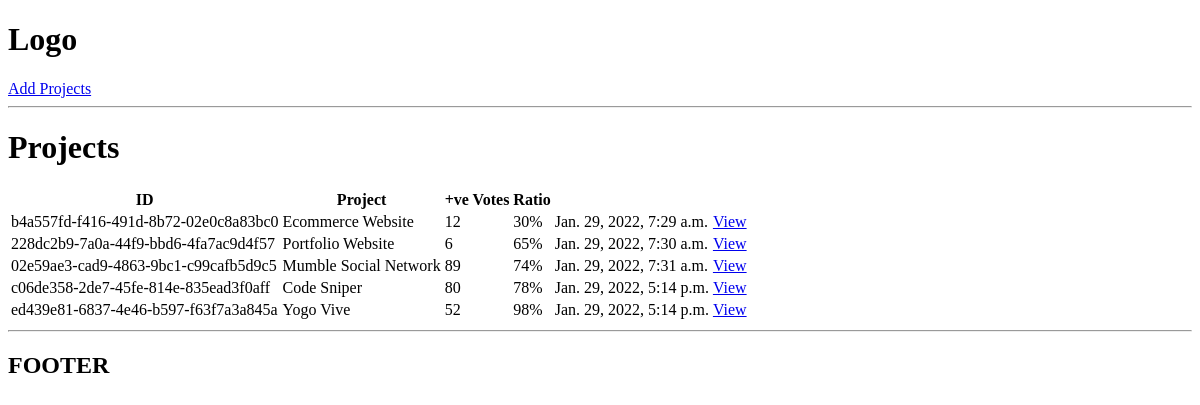
The app's page /, older data.
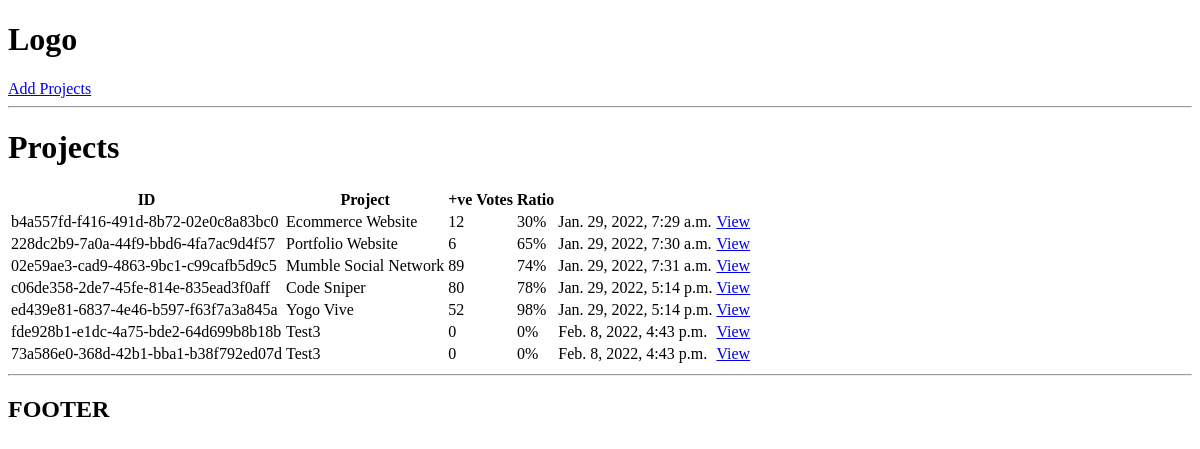
The same page, newer data.
### projects/models.py (models this page shows, shortened)
class Project(models.Model):
    title = models.CharField( max_length=200)
    description = models.TextField(null=True, blank=True)
    demo_link = models.CharField(max_length=2000, null=True, blank=True)
    source_link = models.CharField(max_length=2000, null=True, blank=True)
    tags = models.ManyToManyField('Tag', blank=True)
    vote_total = models.IntegerField(default=0, null=True, blank=True)
    vote_ratio = models.IntegerField(default=0, null=True, blank=True)
    created = models.DateTimeField(auto_now_add=True)
    id = models.UUIDField(default=uuid.uuid4, unique=True, primary_key=True, editable=False)

### projects/views.py (the view)
# urls.py: path( '', include('projects.urls'))
def projects(request):
    projects = Project.objects.all()
    context = {'projects': projects}
    return render(request, 'projects/projects.html', context)

### projects/templates/projects/projects.html
{% extends 'main.html' %}
{% block content %}
<h1>Projects</h1>
<table>
    <tr>
        <th> ID </th>
        <th> Project </th>
        <th> +ve Votes </th>
        <th> Ratio </th>
        <th></th>
    </tr>
    {% for project in projects %}
    <tr>
        <td> {{project.id}} </td>
        <td> {{project.title}} </td>
        <td> {{project.vote_total}} </td>
        <td> {{project.vote_ratio}}% </td>
        <td> {{project.created}} </td>
       <td><a href="{% url 'project' project.id %}"> View</a></td>
    </tr>
    {% endfor %}
</table>
{% endblock content %}

Row changes from the older to the newer data that the page shows:
added Project: id "fde928b1-e1dc-4a75-bde2-64d699b8b18b", title "Test3", vote_total "0", vote_ratio "0", created "Feb. 8, 2022, 4:43 p.m."
added Project: id "73a586e0-368d-42b1-bba1-b38f792ed07d", title "Test3", vote_total "0", vote_ratio "0", created "Feb. 8, 2022, 4:43 p.m."
